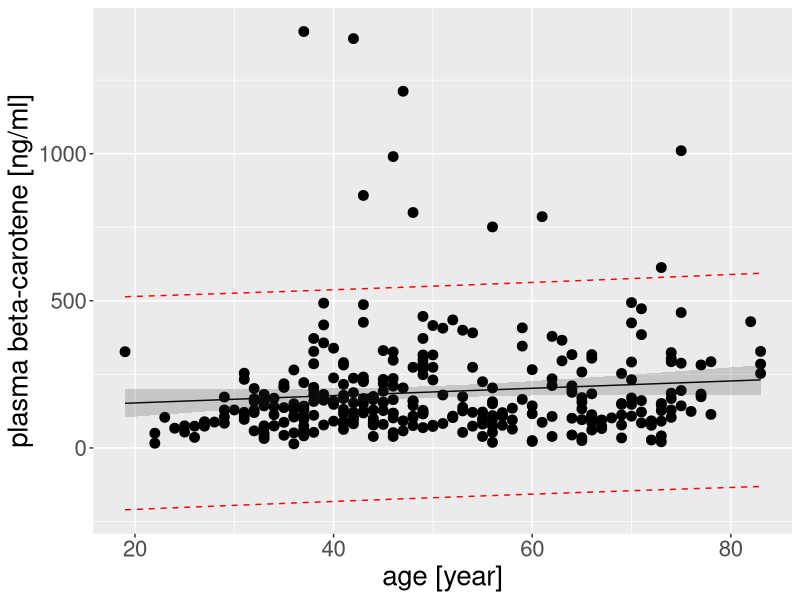
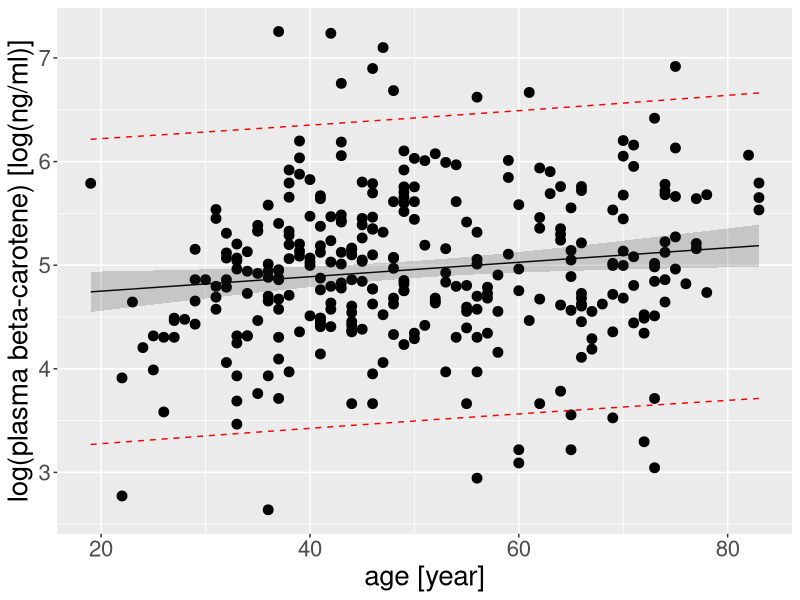
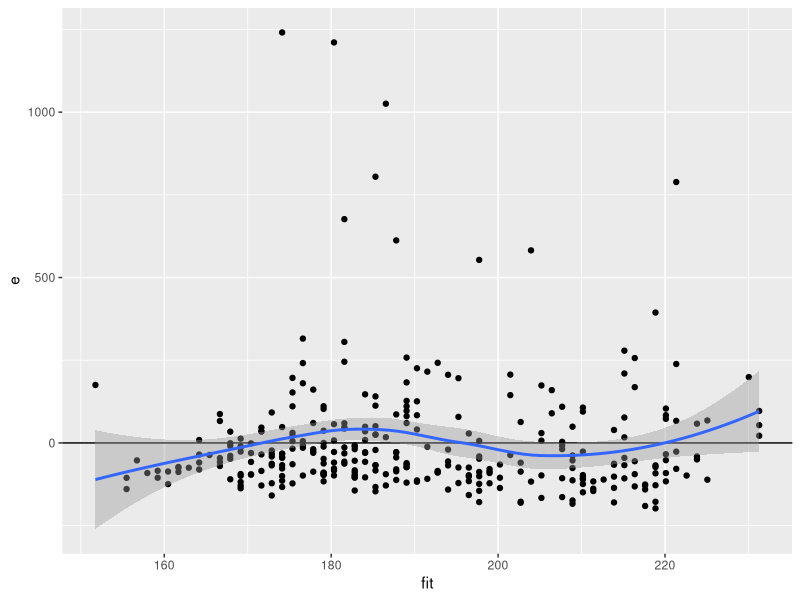
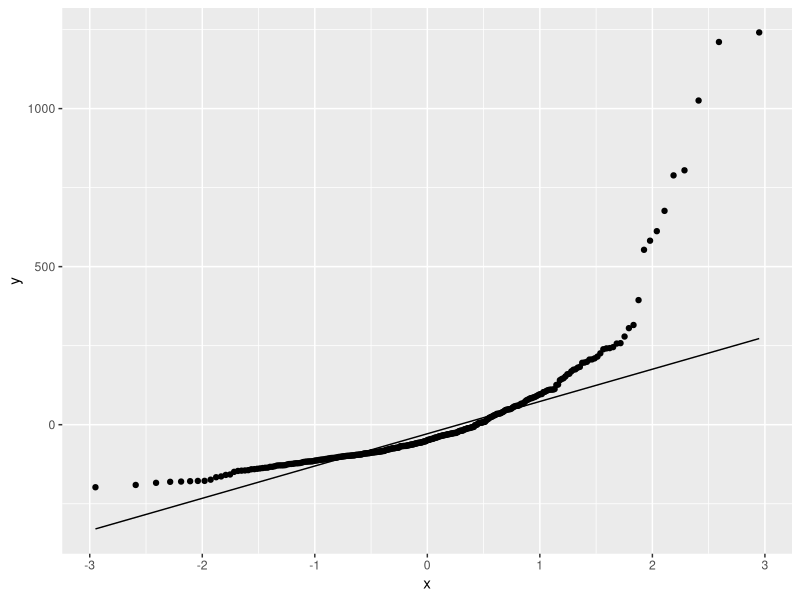
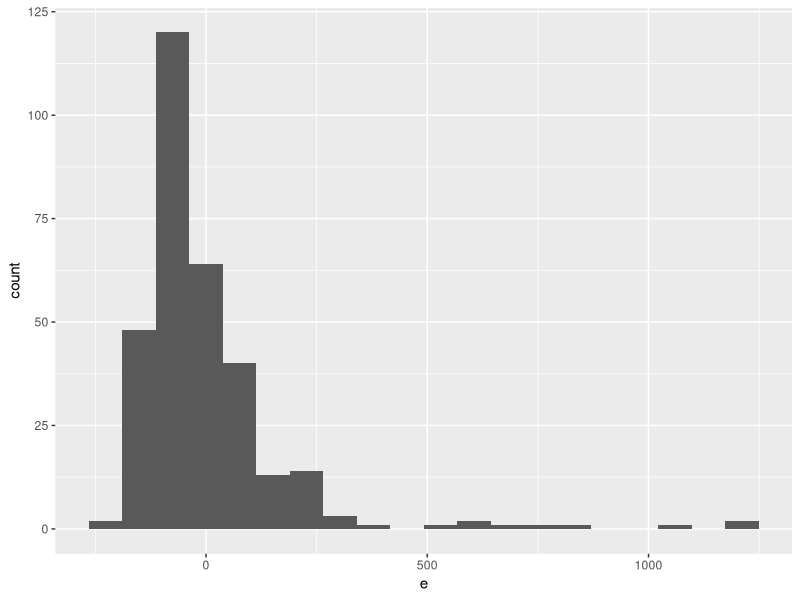
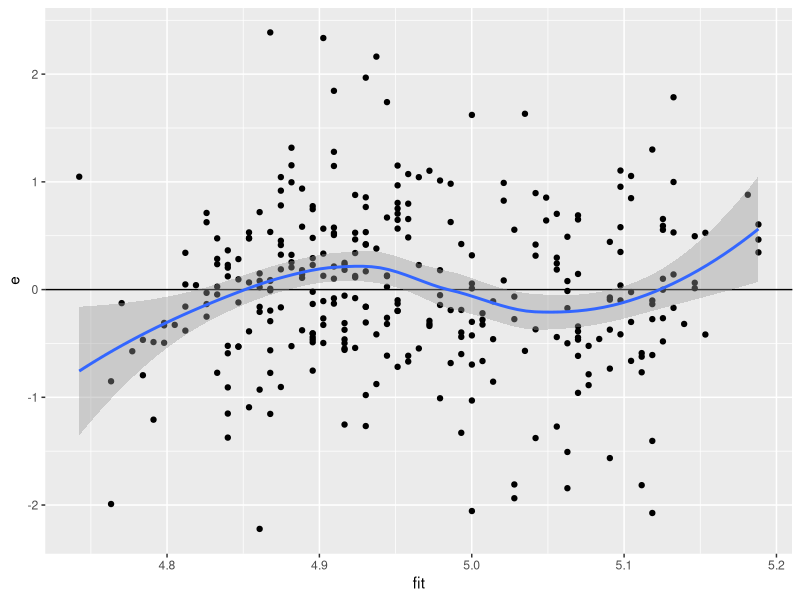
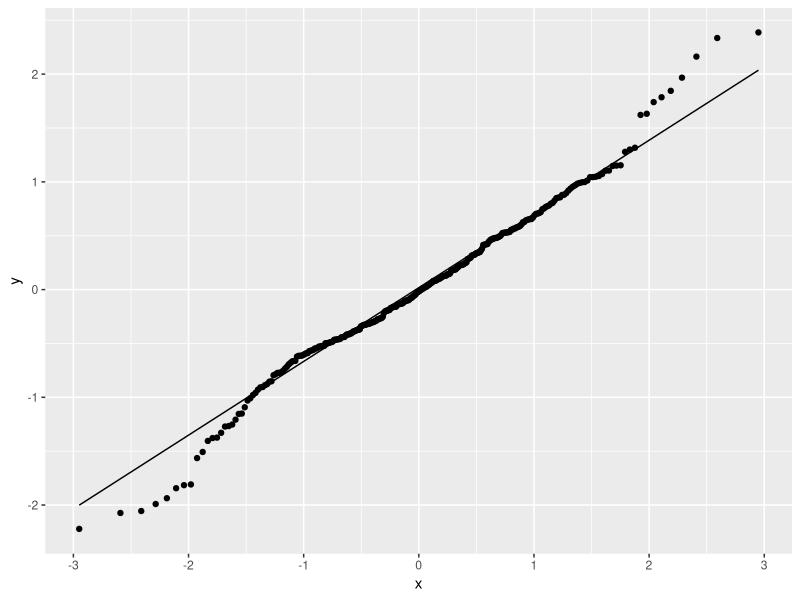
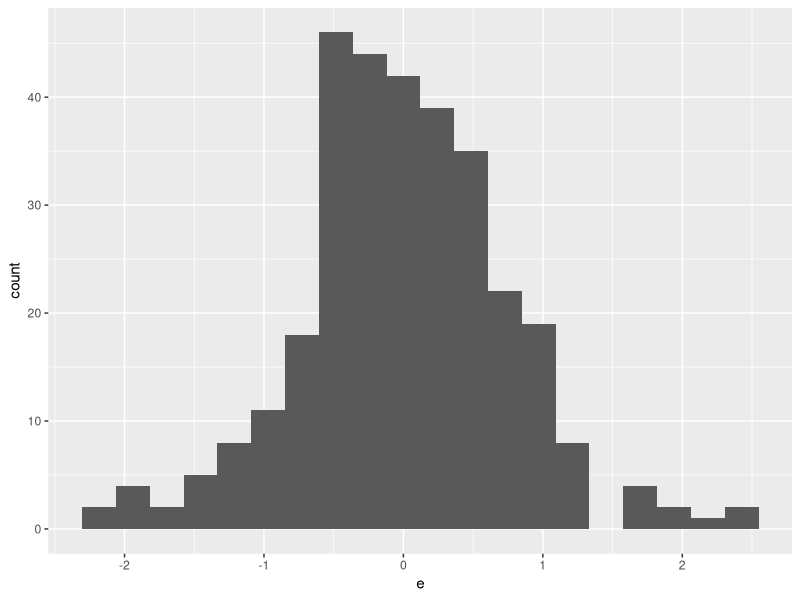

R code for these plots, in order:
#Project 1
library(ggplot2)

plasma <- read.delim("Data/plasma.txt")
head(plasma)
summary(plasma)
# At least one data point was 0, this needs to be taken 
PositivePlasma <- plasma[plasma$betaplasma > 0, ]
summary(PositivePlasma)

#Linear fit of betaplasma as function of age
plasma.LinearModel <- lm(betaplasma ~ age, data = PositivePlasma)
summary(plasma.LinearModel)
confint(plasma.LinearModel, level=0.95)

#Linear fit of log(betaplasma) as function of age
plasma.LogModel <- lm(log(betaplasma) ~ age, data = PositivePlasma)
summary(plasma.LogModel)
confint(plasma.LogModel, level=0.95)

#Create fit object for the two model
y0.lin<-cbind(PositivePlasma,
              fit=predict(plasma.LinearModel),
              conf=predict(plasma.LinearModel, interval="confidence"),
              pred=predict(plasma.LinearModel, interval="prediction"))

y0.log<-cbind(PositivePlasma,
              fit=predict(plasma.LogModel),
              conf=predict(plasma.LogModel, interval="confidence"),
              pred=predict(plasma.LogModel, interval="prediction"))

#Plots for both betaplasma varying as a function of age, and log(betaplasma) varying as a function of age:
(ggplot(data = y0.lin, aes(x = age, y = betaplasma)) +
  geom_point(size = 3) +   xlab("age [year]") +
  ylab("plasma beta-carotene [ng/ml]")+
  theme(text = element_text(size = 20))+
  geom_line(aes(y=fit))+
    geom_ribbon(aes(ymin = conf.lwr, ymax = conf.upr), alpha = 0.2)+
  geom_line(aes(y = pred.lwr), color = "red", linetype = 2)+
  geom_line(aes(y = pred.upr), color = "red", linetype = 2)
)

(ggplot(data = y0.log, aes(x = age, y = log(betaplasma)))+
  geom_point(size = 3)+
  xlab("age [year]") +
  ylab("log(plasma beta-carotene) [log(ng/ml)]")+
  theme(text = element_text(size = 20))+
  geom_line(aes(y=fit))+
  geom_ribbon(aes(ymin = conf.lwr, ymax = conf.upr), alpha = 0.2)+
  geom_line(aes(y = pred.lwr), color = "red", linetype = 2)+
  geom_line(aes(y = pred.upr), color = "red", linetype = 2)
)


#QQ & residual plots linear model
y0.lin$e <- plasma.LinearModel$residuals

ggplot(y0.lin, aes(x = fit, y = e))+
  geom_point()+
  geom_hline(yintercept = 0)+
  geom_smooth(method = "loess")

ggplot(y0.lin,aes(sample = e))+
  geom_qq()+ 
  geom_qq_line()

ggplot(y0.lin,aes(x = e))+ 
  geom_histogram(bins = 20)

#QQ & residual plots Log model
y0.log$e <- plasma.LogModel$residuals

ggplot(y0.log, aes(x = fit, y = e))+
  geom_point()+
  geom_hline(yintercept = 0)+
  geom_smooth(method = "loess")

ggplot(y0.log,aes(sample = e))+
  geom_qq()+ 
  geom_qq_line()

ggplot(y0.log,aes(x = e))+ 
  geom_histogram(bins = 20)


#Prediction intervals based on age
x0<-data.frame(age = 30)
confint0<-cbind(x0,round(predict(plasma.LogModel, newdata = x0, interval = "confidence"),digits = 12))
predint0<-cbind(x0,round(predict(plasma.LogModel, newdata = x0, interval = "prediction"),digits = 12))

x1<-data.frame(age = 70)
confint1<-cbind(x1,round(predict(plasma.LogModel, newdata = x1, interval = "confidence"),digits = 12))
predint1<-cbind(x1,round(predict(plasma.LogModel, newdata = x1, interval = "prediction"),digits = 12))

x2<-data.frame(age = 31)
confint2<-cbind(x2,round(predict(plasma.LogModel, newdata = x2, interval = "confidence"),digits = 12))
predint2<-cbind(x2,round(predict(plasma.LogModel, newdata = x2, interval = "prediction"),digits = 12))

x3<-data.frame(age = 71)
confint3<-cbind(x3,round(predict(plasma.LogModel, newdata = x3, interval = "confidence"),digits = 12))
predint3<-cbind(x3,round(predict(plasma.LogModel, newdata = x3, interval = "prediction"),digits = 12))

#Part 2, Frequency tables, need to turn categorigal variables into factors first
(
  PositivePlasma$sex <- factor(PositivePlasma$sex, 
                               levels = c(1, 2),
                               labels = c("Male", "Female"))
)
(
  PositivePlasma$smokstat <- factor(PositivePlasma$smokstat,
                           levels = c(1, 2, 3),
                           labels = c("Never", "Former", "Current"))
)
(
  PositivePlasma$bmicat <- factor(PositivePlasma$bmicat,
                         levels = c(1,2,3,4),
                         labels = c("Underweight", "Normal", "Overweight", "Obese"))
)

(frequency <- table(PositivePlasma$smokstat,PositivePlasma$bmicat,PositivePlasma$sex))
(smokefreq <- margin.table(frequency,1))
(bmifreq <- margin.table(frequency,2))
(sexfreq <- margin.table(frequency,3))

#2b) model where beta-carotine depends only on bmi. Show how releveling to Normal matters.
(
bmi.model<- lm(log(betaplasma)~bmicat, data=PositivePlasma)
)
summary(bmi.model)
(x0 <- data.frame(
  x = c(1,2,3,4),
  bmicat = rep(c("Underweight", "Normal", "Overweight", "Obese"),1)))
(y0 <- cbind(
  x0, 
  predict(bmi.model, x0, se.fit = TRUE),
  conf = predict(bmi.model, x0, interval = "confidence"),
  pred = predict(bmi.model, x0, interval = "prediction"))
)
y0$conf.fit <- y0$pred.fit <- NULL
y0$se.pred <- sqrt(y0$se.fit^2 + y0$residual.scale^2)
y0

(
  bmicat.lines <- ggplot(data=PositivePlasma, aes(x=bmicat, y=betaplasma))+
    geom_point(aes(color=bmicat, shape=bmicat), size=3)+
    xlab("BMI Category") +
    ylab("Plasma \U03B2-carotene Levels [ng/ml]")+
    geom_segment(aes(x=x-.15, y=fit, xend=x+.15, yend=fit, color=bmicat), y0, size=1.25)+
    geom_segment(aes(x=x-.15, y=conf.lwr, xend=x+.15, yend=conf.lwr, color=bmicat), y0, linetype="dotdash", size=1.25)+
    geom_segment(aes(x=x-.15, y=conf.upr, xend=x+.15, yend=conf.upr, color=bmicat), y0, linetype="dotdash", size=1.25)+
    geom_segment(aes(x=x-.15, y=pred.lwr, xend=x+.15, yend=pred.lwr, color=bmicat), y0, linetype="dashed", size=1.25)+
    geom_segment(aes(x=x-.15, y=pred.upr, xend=x+.15, yend=pred.upr, color=bmicat), y0, linetype="dashed", size=1.25)
)

#releveling to "Normal" because it has most candidates
PositivePlasma$bmicat <- relevel(PositivePlasma$bmicat,"Normal")
(
  bmi.model_relevel <- lm(log(betaplasma)~bmicat, data=PositivePlasma)
)
summary(bmi.model_relevel)
(x1 <- data.frame(
  x = c(1,2,3,4),
  bmicat = rep(c("Underweight", "Normal", "Overweight", "Obese"),1)))
(y1 <- cbind(
  x1, 
  predict(bmi.model_relevel, x1, se.fit = TRUE),
  conf = predict(bmi.model_relevel, x1, interval = "confidence"),
  pred = predict(bmi.model_relevel, x1, interval = "prediction"))
)
y1$conf.fit <- y1$pred.fit <- NULL
y1$se.pred <- sqrt(y1$se.fit^2 + y1$residual.scale^2)
y1

(
  bmicat.lines <- ggplot(data=PositivePlasma, aes(x=bmicat, y=betaplasma))+
    geom_point(aes(color=bmicat, shape=bmicat), size=3)+
    xlab("BMI Category") +
    ylab("Plasma \U03B2-carotene Levels [ng/ml]")+
    geom_segment(aes(x=x-.15, y=fit, xend=x+.15, yend=fit, color=bmicat), y1, size=1.25)+
    geom_segment(aes(x=x-.15, y=conf.lwr, xend=x+.15, yend=conf.lwr, color=bmicat), y1, linetype="dotdash", size=1.25)+
    geom_segment(aes(x=x-.15, y=conf.upr, xend=x+.15, yend=conf.upr, color=bmicat), y1, linetype="dotdash", size=1.25)+
    geom_segment(aes(x=x-.15, y=pred.lwr, xend=x+.15, yend=pred.lwr, color=bmicat), y1, linetype="dashed", size=1.25)+
    geom_segment(aes(x=x-.15, y=pred.upr, xend=x+.15, yend=pred.upr, color=bmicat), y1, linetype="dashed", size=1.25)
)


#Question 2C
PositivePlasma$sex<-relevel(PositivePlasma$sex, "Female")
PositivePlasma$smokstat<-relevel(PositivePlasma$smokstat, "Never")
Q2c.model<- lm(log(betaplasma)~age+bmicat+smokstat+sex, data=PositivePlasma)
BetaRG.lm <- cbind(summary(Q2c.model)$coefficients,ci =confint(Q2c.model))

#Q2c.1 & 4 get p-value=3.399e-05<.05 and thus, we reject the null hypothesis that the additional variables could be 0. For 4, We accept the null hypothesis that underweight is insignificant given all variables. 
summary(Q2c.model)
#Q2c.2 ANOVA for age, Our new model is better as the p-value is less than .05.
plasma.anova <- anova(plasma.LinearModel, Q2c.model)
(Fvalue<-plasma.anova$F[2])
(Pvalue_RG<-plasma.anova$"Pr(>F)"[2])
#Q2c.3 We can reject or accept the value the variables bring by their p-value. bmicat and smokstat matter but sex and age dont.
anova(Q2c.model)

#Q2d:
Full.model<-cbind(PositivePlasma,
                        fit=predict(Q2c.model),
                        conf=predict(Q2c.model, interval="confidence"),
                        pred=predict(Q2c.model, interval="prediction"))
(
  ggplot(data = Full.model, aes(x = age, y = log(betaplasma), color = sex))+
    geom_point(size = 3)+
    xlab("age [year]") +
    ylab("log(plasma beta-carotene) [log(ng/ml)]")+
    theme(text = element_text(size = 20))+
    geom_line(aes(y=fit))+
    geom_ribbon(aes(ymin = conf.lwr, ymax = conf.upr), alpha = 0.2)+
    geom_line(aes(y = pred.lwr), linetype = 2)+
    geom_line(aes(y = pred.upr), linetype = 2)+
    facet_grid(smokstat ~ relevel(bmicat, "Underweight"))
)

# The average age for males is 62:
MaleAverageAge <- round(mean(PositivePlasma$age[PositivePlasma$sex=="Male"]))
#Prediction intervals based on age: not sure yet whether can be trusted. "Small" intervals but is this enough?
x2d<-data.frame(sex = "Male", age = MaleAverageAge, smokstat = "Former", bmicat = "Underweight")
(confint2d<-cbind(x2d,round(predict(Q2c.model, newdata = x2d, interval = "confidence"),digits = 12)))
(predint2d<-cbind(x2d,round(predict(Q2c.model, newdata = x2d, interval = "prediction"),digits = 12)))


#Q2e
Q2e.model<- lm(log(betaplasma)~age+quetelet+smokstat+sex, data=PositivePlasma)
BetaQuet.coef <- cbind(summary(Q2e.model)$coefficients,ci =confint(Q2e.model))
##Beta's and exponentiated betas: There is no significant change in the other variables' parameters
(BetaQuet.coef[, c(1, 5,6)])
(exp((BetaQuet.coef[, c(1, 5,6)])))
##Predictions for man and woman 30 yr old, former smokers, normal bmi of 20
F30B20Disc<-data.frame(sex = "Female", age = 30, smokstat = "Former", bmicat = "Normal")
(confint2eDF<-cbind(F30B20Disc,round(predict(Q2c.model, newdata = F30B20Disc, interval = "confidence"),digits = 12)))

M30B20Disc<-data.frame(sex = "Male", age = 30, smokstat = "Former", bmicat = "Normal")
(confint2eDM<-cbind(M30B20Disc,round(predict(Q2c.model, newdata = M30B20Disc, interval = "confidence"),digits = 12)))

F30B20Cont<-data.frame(sex = "Female", age = 30, smokstat = "Former", quetelet = 20)
(confint2eCF<-cbind(F30B20Cont,round(predict(Q2e.model, newdata = F30B20Cont, interval = "confidence"),digits = 12)))

M30B20Cont<-data.frame(sex = "Male", age = 30, smokstat = "Former", quetelet = 20)
(confint2eCM<-cbind(M30B20Cont,round(predict(Q2e.model, newdata = M30B20Cont, interval = "confidence"),digits = 12)))
##Obese (32) Same people
F30B32Disc<-data.frame(sex = "Female", age = 30, smokstat = "Former", bmicat = "Obese")
(confint2eDFO<-cbind(F30B32Disc,round(predict(Q2c.model, newdata = F30B32Disc, interval = "confidence"),digits = 12)))

M30B32Disc<-data.frame(sex = "Male", age = 30, smokstat = "Former", bmicat = "Obese")
(confint2eDMO<-cbind(M30B32Disc,round(predict(Q2c.model, newdata = M30B32Disc, interval = "confidence"),digits = 12)))

F30B32Cont<-data.frame(sex = "Female", age = 30, smokstat = "Former", quetelet = 32)
(confint2eCFO<-cbind(F30B32Cont,round(predict(Q2e.model, newdata = F30B32Cont, interval = "confidence"),digits = 12)))

M30B32Cont<-data.frame(sex = "Male", age = 30, smokstat = "Former", quetelet = 32)
(confint2eCMO<-cbind(M30B32Cont,round(predict(Q2e.model, newdata = M30B32Cont, interval = "confidence"),digits = 12)))
#Relative difference of Obese and normal+confint
(exp(abs(confint2eDFO[5:7]-confint2eDF[5:7]))/exp(confint2eDF[5:7]))#Female BMI
(exp(abs(confint2eDM[5:7]-confint2eDMO[5:7]))/exp(confint2eDM[5:7]))#Male BMI
(exp(abs(confint2eCF[5:7]-confint2eCFO[5:7]))/exp(confint2eCF[5:7]))#Female Quetelet
(exp(abs(confint2eCM[5:7]-confint2eCMO[5:7]))/exp(confint2eCM[5:7]))#Male Quetelet
#Q2f
Q2f.model<- lm(log(betaplasma)~age+quetelet+bmicat+smokstat+sex, data=PositivePlasma)
(summary(Q2f.model))
